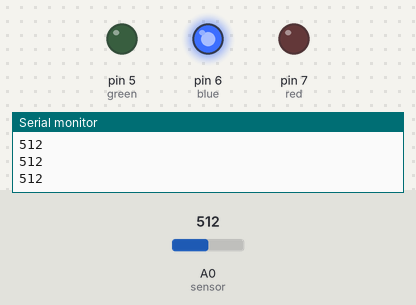
Simulated run of this sketch. Board: Arduino Uno, built with avr-gcc and run on an emulated ATmega328P. Shown: output pins drawn as LEDs (lit = HIGH), the last lines printed to the serial monitor. Inputs (shaded band) come from the test bench; at power-on: A0 (sensor) = 512.

Above: at 1.2 s.
1.3 s: A0 (sensor) set to 588
2.8 s: A0 (sensor) set to 617
At 3.5 s:
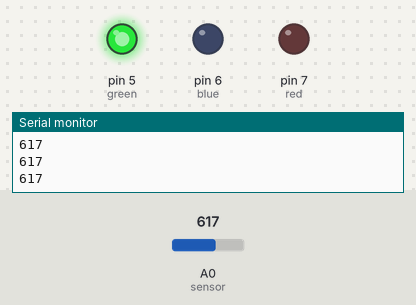
4.3 s: A0 (sensor) set to 290
At 4.6 s:
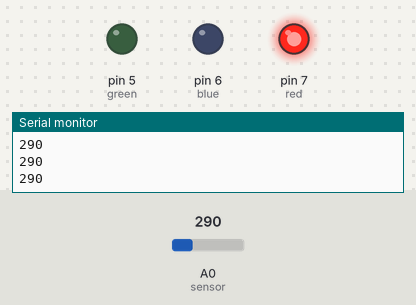
5.8 s: A0 (sensor) set to 307
At 7.0 s:
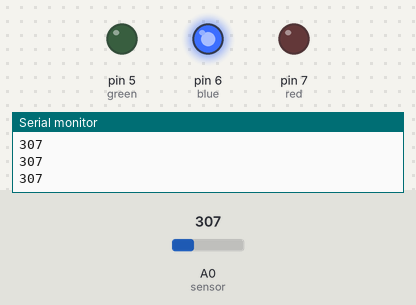
7.3 s: A0 (sensor) set to 122
At 8.1 s:
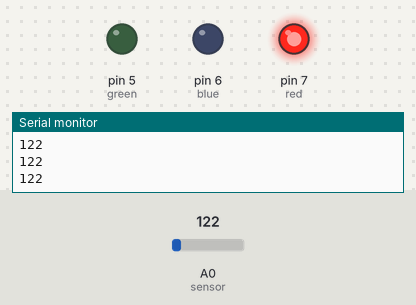
Timing chart, 0 to 9.8 s (numbered marks = the images above; inputs shaded):
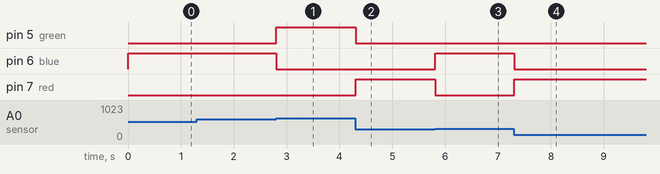

The sketch:

Water_sensor_with_light.ino
```cpp
int sensor=A0;
int red=7,blue=6,green=5;
void setup()
{
  Serial.begin(9600);
  pinMode(red, OUTPUT);
  pinMode(blue, OUTPUT);
  pinMode(green, OUTPUT);
}

void loop()
{
  int moisture=analogRead(sensor);
  Serial.println(moisture);
  if (moisture>=0 && moisture<=300){
    Red();
  }

   if (moisture>300 && moisture<=600){
    Blue();
  }
    if (moisture>600){
    Green();
  }

}

void Red(){
digitalWrite(red,1);
digitalWrite(blue,0);
digitalWrite(green,0);
}

void Blue(){
digitalWrite(red,0);
digitalWrite(blue,1);
digitalWrite(green,0);
}

void Green(){
digitalWrite(red,0);
digitalWrite(blue,0);
digitalWrite(green,1);
}
```

Measured:
- the behaviour switches between 600 and 601 on A0 (sensor) (found by bisection; images 0 and 1)
- the behaviour switches between 300 and 301 on A0 (sensor) (found by bisection; images 2 and 3)
- after the input at 2.8 s, pin 5 (green): LOW → HIGH at once; pin 6 (blue): HIGH → LOW at once
- after the input at 4.3 s, pin 5 (green): HIGH → LOW at once; pin 7 (red): LOW → HIGH at once
- after the input at 5.8 s, pin 6 (blue): LOW → HIGH at once; pin 7 (red): HIGH → LOW at once
- after the input at 7.3 s, pin 6 (blue): HIGH → LOW at once; pin 7 (red): LOW → HIGH at once
